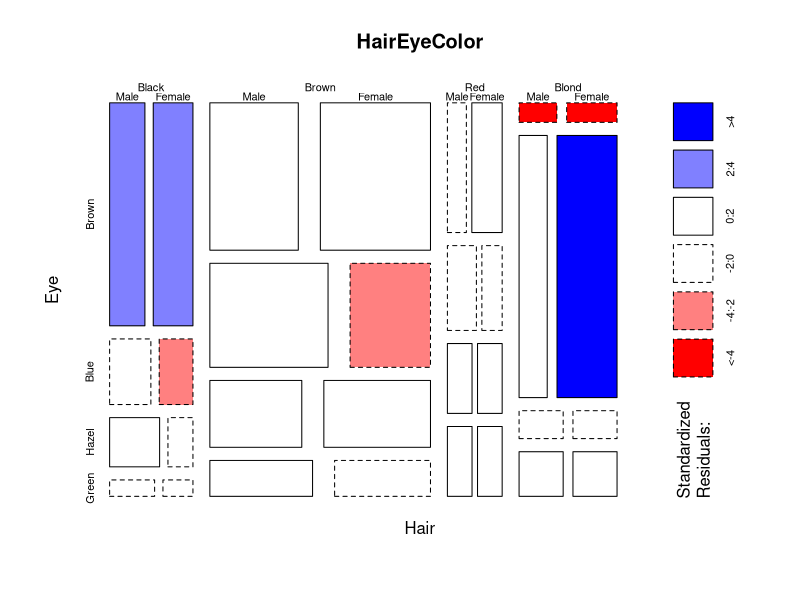

The R source for this figure:
## ---- chunk 1
knitr::opts_chunk$set( echo = TRUE, message=FALSE, warning=FALSE, fig.width=8 )
## ---- chunk 2

mosaicplot( HairEyeColor, shade = TRUE)

## ---- chunk 3
library( tidyverse )
## ---- chunk 4

# load raw project datasets here

